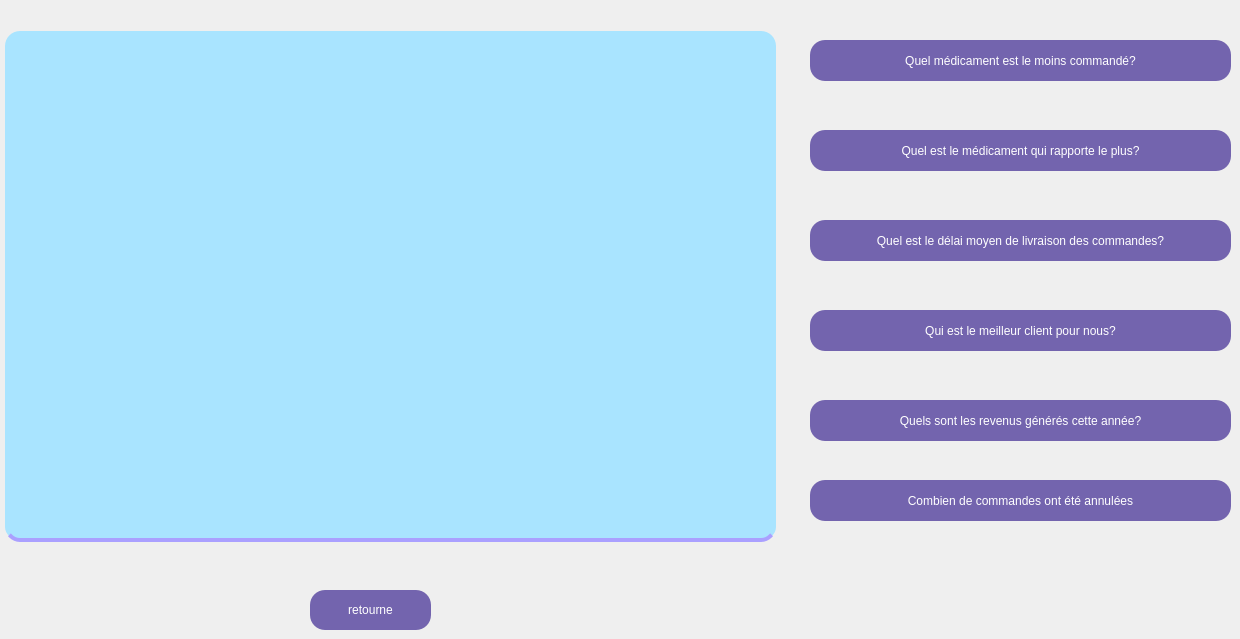
      <widget class="QWidget" name="tab_13">
       <attribute name="title">
        <string>Page</string>
       </attribute>
       <widget class="QPushButton" name="commande_annulees">
        <property name="geometry">
         <rect>
          <x>810</x>
          <y>480</y>
          <width>421</width>
          <height>41</height>
         </rect>
        </property>
        <property name="styleSheet">
         <string notr="true">QPushButton
{
border:none;
color: white;
background-color: rgb(115, 100, 174);
font: 700 9pt &quot;Segoe UI&quot;;
border-radius:15px;
min-width: 80px; 
min-height: 30px; 
}

QPushButton:Hover
{
background-color: rgb(75,0,130);
}
QPushButton:pressed
{
border-bottom:5px solid rgb(75,0,130);
}


</string>
        </property>
        <property name="text">
         <string>Combien de commandes ont été annulées</string>
        </property>
       </widget>
       <widget class="QPushButton" name="meilleur_client">
        <property name="geometry">
         <rect>
          <x>810</x>
          <y>310</y>
          <width>421</width>
          <height>41</height>
         </rect>
        </property>
        <property name="styleSheet">
         <string notr="true">QPushButton
{
border:none;
color: white;
background-color: rgb(115, 100, 174);
font: 700 9pt &quot;Segoe UI&quot;;
border-radius:15px;
min-width: 80px; 
min-height: 30px; 
}

QPushButton:Hover
{
background-color: rgb(75,0,130);
}
QPushButton:pressed
{
border-bottom:5px solid rgb(75,0,130);
}


</string>
        </property>
        <property name="text">
         <string>Qui est le meilleur client pour nous?</string>
        </property>
       </widget>
       <widget class="QPushButton" name="med_moins_cmd">
        <property name="geometry">
         <rect>
          <x>810</x>
          <y>40</y>
          <width>421</width>
          <height>41</height>
         </rect>
        </property>
        <property name="styleSheet">
         <string notr="true">QPushButton
{
border:none;
color: white;
background-color: rgb(115, 100, 174);
font: 700 9pt &quot;Segoe UI&quot;;
border-radius:15px;
min-width: 80px; 
min-height: 30px; 
}

QPushButton:Hover
{
background-color: rgb(75,0,130);
}
QPushButton:pressed
{
border-bottom:5px solid rgb(75,0,130);
}


</string>
        </property>
        <property name="text">
         <string>Quel médicament est le moins commandé?</string>
        </property>
       </widget>
       <widget class="QPushButton" name="revenue_annee">
        <property name="geometry">
         <rect>
          <x>810</x>
          <y>400</y>
          <width>421</width>
          <height>41</height>
         </rect>
        </property>
        <property name="styleSheet">
         <string notr="true">QPushButton
{
border:none;
color: white;
background-color: rgb(115, 100, 174);
font: 700 9pt &quot;Segoe UI&quot;;
border-radius:15px;
min-width: 80px; 
min-height: 30px; 
}

QPushButton:Hover
{
background-color: rgb(75,0,130);
}
QPushButton:pressed
{
border-bottom:5px solid rgb(75,0,130);
}


</string>
        </property>
        <property name="text">
         <string>Quels sont les revenus générés cette année?</string>
        </property>
       </widget>
       <widget class="QPushButton" name="med_plus_rapporte">
        <property name="geometry">
         <rect>
          <x>810</x>
          <y>130</y>
          <width>421</width>
          <height>41</height>
         </rect>
        </property>
        <property name="styleSheet">
         <string notr="true">QPushButton
{
border:none;
color: white;
background-color: rgb(115, 100, 174);
font: 700 9pt &quot;Segoe UI&quot;;
border-radius:15px;
min-width: 80px; 
min-height: 30px; 
}

QPushButton:Hover
{
background-color: rgb(75,0,130);
}
QPushButton:pressed
{
border-bottom:5px solid rgb(75,0,130);
}


</string>
        </property>
        <property name="text">
         <string>Quel est le médicament qui rapporte le plus?</string>
        </property>
       </widget>
       <widget class="QPushButton" name="delai_moy">
        <property name="geometry">
         <rect>
          <x>810</x>
          <y>220</y>
          <width>421</width>
          <height>41</height>
         </rect>
        </property>
        <property name="styleSheet">
         <string notr="true">QPushButton
{
border:none;
color: white;
background-color: rgb(115, 100, 174);
font: 700 9pt &quot;Segoe UI&quot;;
border-radius:15px;
min-width: 80px; 
min-height: 30px; 
}

QPushButton:Hover
{
background-color: rgb(75,0,130);
}
QPushButton:pressed
{
border-bottom:5px solid rgb(75,0,130);
}


</string>
        </property>
        <property name="text">
         <string>Quel est le délai moyen de livraison des commandes?</string>
        </property>
       </widget>
       <widget class="QTextBrowser" name="browser_com">
        <property name="geometry">
         <rect>
          <x>5</x>
          <y>31</y>
          <width>771</width>
          <height>511</height>
         </rect>
        </property>
        <property name="styleSheet">
         <string notr="true">QTextBrowser
{
    color: black;
    background-color: rgb(169, 228, 255);
    border: none;
    border-bottom: 4px solid rgb(170, 160, 255);
    border-radius: 15px;
}

QTextBrowser:focus
{
    border: 4px solid rgb(170, 160, 255);
}
</string>
        </property>
       </widget>
       <widget class="QPushButton" name="retourne_2_com">
        <property name="geometry">
         <rect>
          <x>310</x>
          <y>590</y>
          <width>121</width>
          <height>40</height>
         </rect>
        </property>
        <property name="styleSheet">
         <string notr="true">QPushButton
{
border:none;
color: white;
background-color: rgb(115, 100, 174);
font: 700 9pt &quot;Segoe UI&quot;;
border-radius:15px;
min-width: 80px; 
min-height: 30px; 
}

QPushButton:Hover
{
background-color: rgb(75,0,130);
}
QPushButton:pressed
{
border-bottom:5px solid rgb(75,0,130);
}


</string>
        </property>
        <property name="text">
         <string>retourne</string>
        </property>
       </widget>
      </widget>
